Frame 1 (no input): blank canvas, image omitted
Frame 60 (no input): blank canvas, image omitted
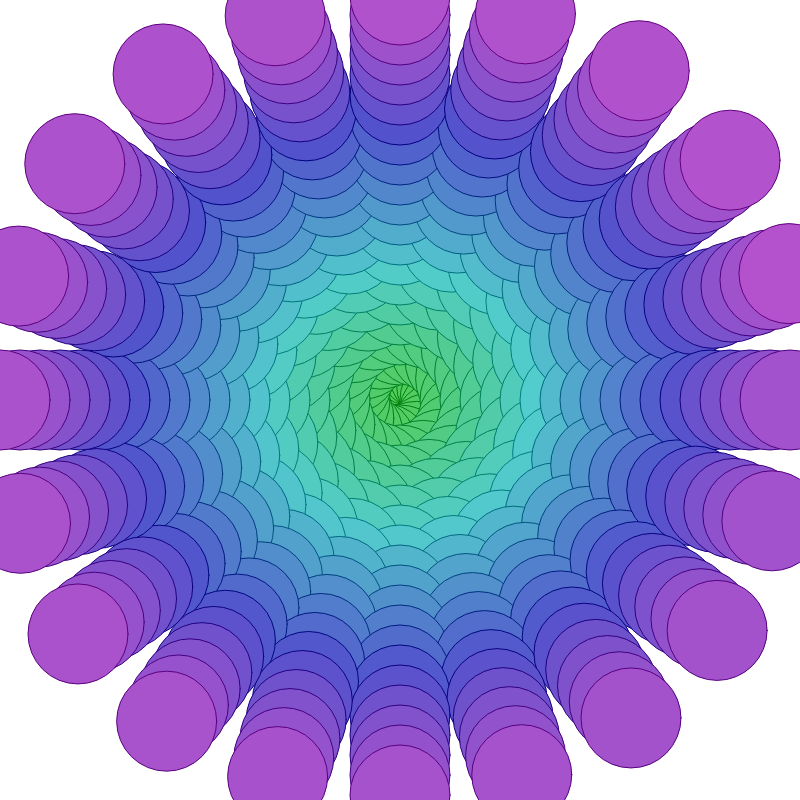
Frame 120 (the mouse pressed at the canvas centre since frame 60)

The p5.js sketch whose frames 1 and 60 were blank and that drew this single picture after the mouse press (run headless with seeded random() and noise() and a simulated clock; from frame 60 on, the mouse is pressed at the canvas centre):

// p5.js sketch
// ── sketch.js
function setup() {
  createCanvas(800, 800);
  colorMode(HSB, 100);
}

function draw() {
  background(200);
  var x = width/2;
  var y = height/2;
  var numOfCircles = mouseX;
  var size = 100;
  //noStroke();
  for (var i=0; i<numOfCircles; i+=1) {
    var zeroToOne = i/numOfCircles;
    stroke( 30 + i/numOfCircles * 50, 100, 50)
    fill(30 + i/numOfCircles * 50, 60, 80);
    var angle = zeroToOne * (Math.PI * (mouseY * 0.1));
    var spiralSize = 10 + i;
    x = width / 2 + Math.cos(angle) * spiralSize;
    y = height / 2 + Math.sin(angle) * spiralSize;
    ellipse(x, y, size, size);
  }
}
